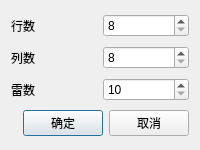
<?xml version="1.0" encoding="UTF-8"?>
<ui version="4.0">
 <class>DialogDifficulty</class>
 <widget class="QDialog" name="DialogDifficulty">
  <property name="geometry">
   <rect>
    <x>0</x>
    <y>0</y>
    <width>200</width>
    <height>150</height>
   </rect>
  </property>
  <property name="windowTitle">
   <string>Dialog</string>
  </property>
  <layout class="QVBoxLayout" name="verticalLayout">
   <item>
    <layout class="QHBoxLayout" name="horizontalLayout">
     <item>
      <widget class="QLabel" name="label_row">
       <property name="text">
        <string>行数</string>
       </property>
       <property name="buddy">
        <cstring>spinBoxRow</cstring>
       </property>
      </widget>
     </item>
     <item>
      <widget class="QSpinBox" name="spinBoxRow">
       <property name="minimum">
        <number>8</number>
       </property>
       <property name="maximum">
        <number>30</number>
       </property>
      </widget>
     </item>
    </layout>
   </item>
   <item>
    <layout class="QHBoxLayout" name="horizontalLayout_2">
     <item>
      <widget class="QLabel" name="label_column">
       <property name="text">
        <string>列数</string>
       </property>
       <property name="buddy">
        <cstring>spinBoxColumn</cstring>
       </property>
      </widget>
     </item>
     <item>
      <widget class="QSpinBox" name="spinBoxColumn">
       <property name="minimum">
        <number>8</number>
       </property>
       <property name="maximum">
        <number>24</number>
       </property>
      </widget>
     </item>
    </layout>
   </item>
   <item>
    <layout class="QHBoxLayout" name="horizontalLayout_3">
     <item>
      <widget class="QLabel" name="label_mine">
       <property name="text">
        <string>雷数</string>
       </property>
       <property name="buddy">
        <cstring>spinBoxMine</cstring>
       </property>
      </widget>
     </item>
     <item>
      <widget class="QSpinBox" name="spinBoxMine">
       <property name="minimum">
        <number>10</number>
       </property>
      </widget>
     </item>
    </layout>
   </item>
   <item>
    <layout class="QHBoxLayout" name="horizontalLayout_4">
     <item>
      <spacer name="horizontalSpacer">
       <property name="orientation">
        <enum>Qt::Horizontal</enum>
       </property>
       <property name="sizeHint" stdset="0">
        <size>
         <width>40</width>
         <height>20</height>
        </size>
       </property>
      </spacer>
     </item>
     <item>
      <widget class="QPushButton" name="pushButtonOK">
       <property name="text">
        <string>确定</string>
       </property>
      </widget>
     </item>
     <item>
      <widget class="QPushButton" name="pushButtonCancel">
       <property name="text">
        <string>取消</string>
       </property>
      </widget>
     </item>
    </layout>
   </item>
  </layout>
 </widget>
 <tabstops>
  <tabstop>spinBoxRow</tabstop>
  <tabstop>spinBoxColumn</tabstop>
  <tabstop>spinBoxMine</tabstop>
  <tabstop>pushButtonOK</tabstop>
  <tabstop>pushButtonCancel</tabstop>
 </tabstops>
 <resources/>
 <connections>
  <connection>
   <sender>pushButtonOK</sender>
   <signal>clicked()</signal>
   <receiver>DialogDifficulty</receiver>
   <slot>accept()</slot>
   <hints>
    <hint type="sourcelabel">
     <x>68</x>
     <y>127</y>
    </hint>
    <hint type="destinationlabel">
     <x>99</x>
     <y>74</y>
    </hint>
   </hints>
  </connection>
  <connection>
   <sender>pushButtonCancel</sender>
   <signal>clicked()</signal>
   <receiver>DialogDifficulty</receiver>
   <slot>reject()</slot>
   <hints>
    <hint type="sourcelabel">
     <x>152</x>
     <y>127</y>
    </hint>
    <hint type="destinationlabel">
     <x>99</x>
     <y>74</y>
    </hint>
   </hints>
  </connection>
 </connections>
</ui>
